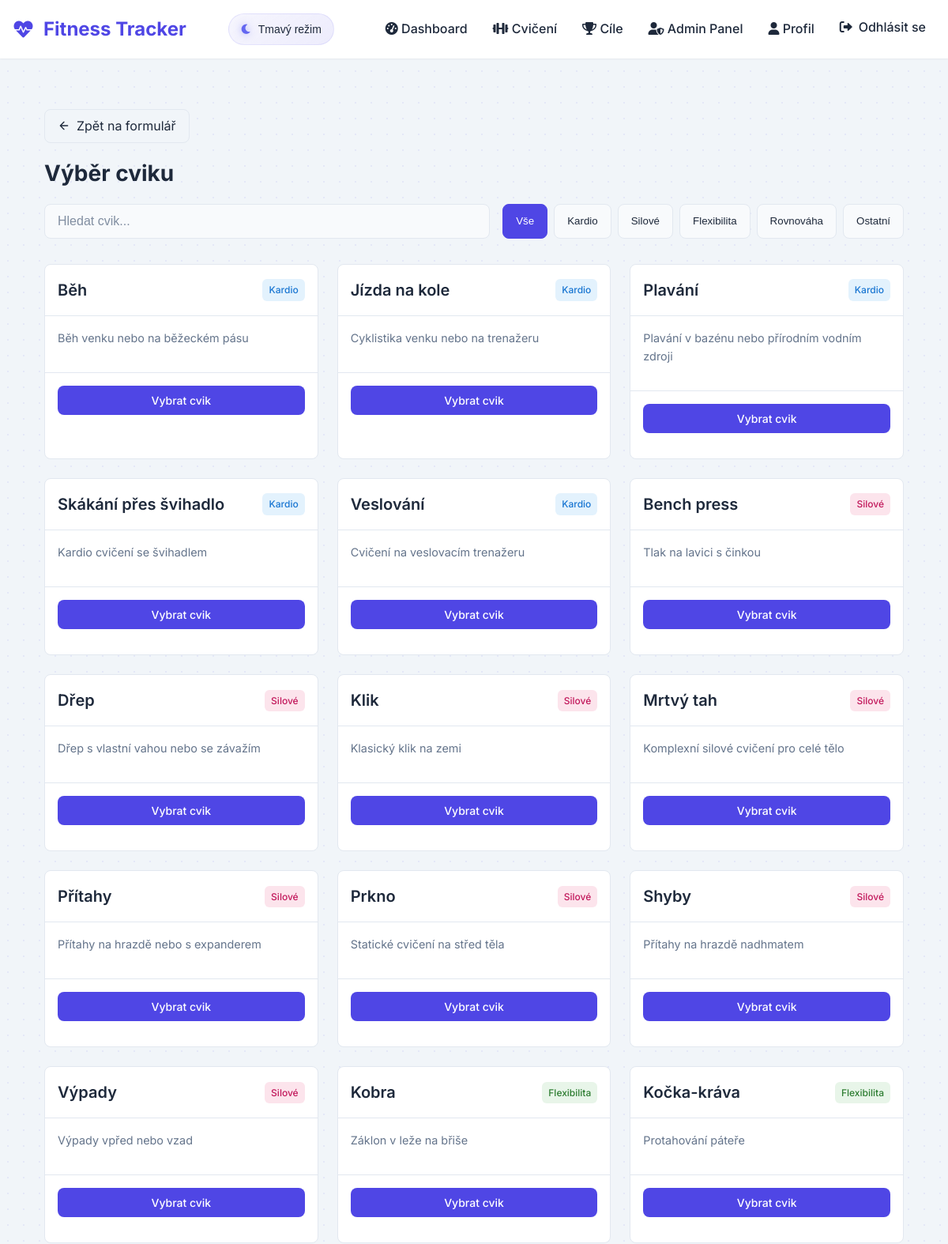
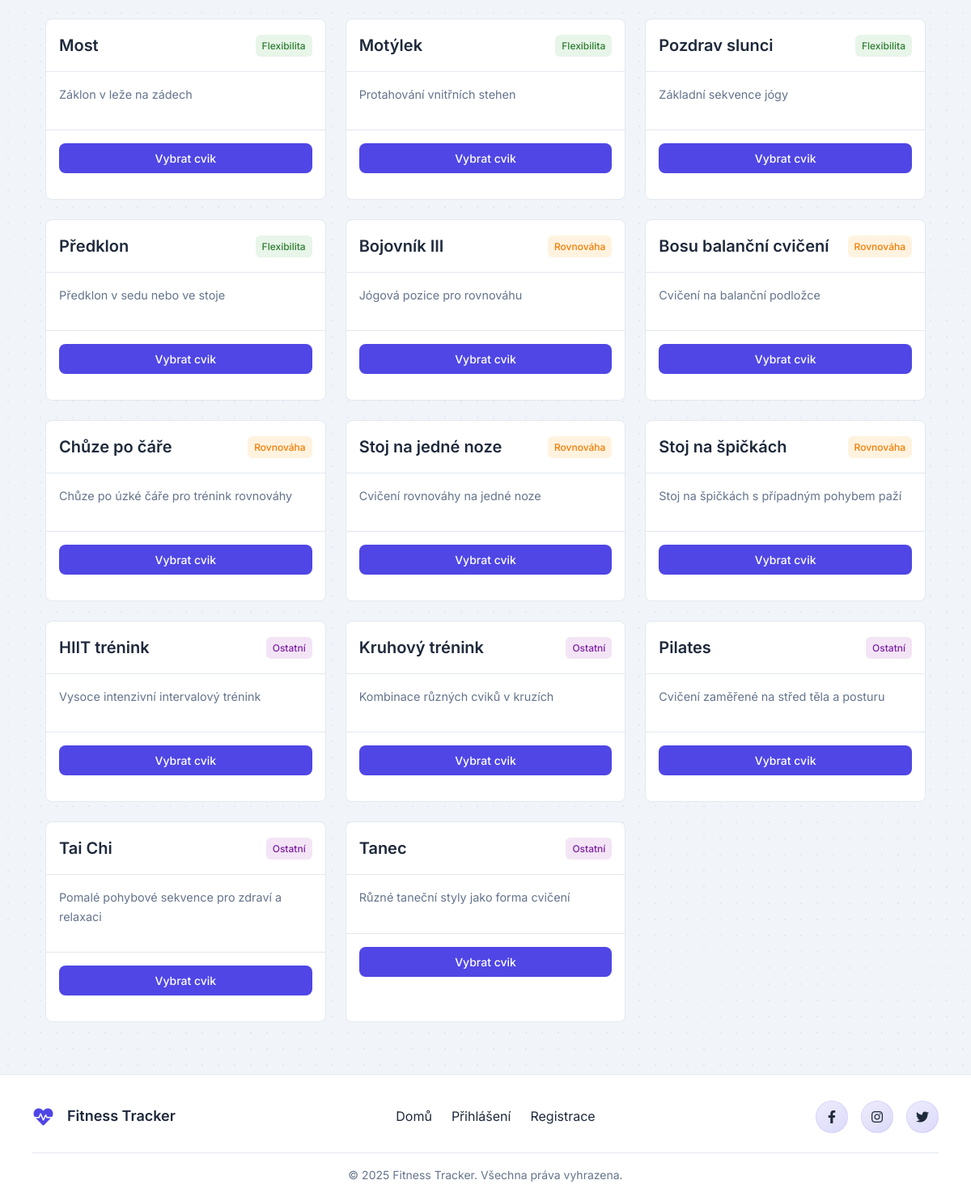
Screenshot of /index.php?page=select_exercise&return_to=add_exercise&index=0 (signed in) with the database file from the repository (2 pictures, top to bottom).
### tables this page shows
CREATE TABLE IF NOT EXISTS individual_exercises (
    id INT AUTO_INCREMENT PRIMARY KEY,
    name VARCHAR(100) NOT NULL UNIQUE,
    description TEXT,
    exercise_type ENUM('cardio', 'strength', 'flexibility', 'balance', 'other') NOT NULL,
    subtype ENUM('Distance', 'RepsSetsWeight', 'Reps') NOT NULL
);

### src/controllers/ExerciseController.php (called while the page is built, shortened)
<?php
class ExerciseController {
    private $exerciseModel;
    public function __construct($exerciseModel) {
        $this->exerciseModel = $exerciseModel;
    }
    public function showSelectExercise() {
        $exerciseModel = $this->exerciseModel;
        include __DIR__ . '/../views/select_exercise.php';
    }
}
?>

### src/models/Exercise.php (called while the page is built, shortened)
<?php
class Exercise {
    private $pdo;
    public function __construct($pdo) {
        $this->pdo = $pdo;
    }
    public function getAllExercises() {
        $sql = "SELECT *
                FROM individual_exercises
                ORDER BY exercise_type, name";
        try {
            $stmt = $this->pdo->prepare($sql);
            $stmt->execute();
            return $stmt->fetchAll(PDO::FETCH_ASSOC);
        } catch (PDOException $e) {
            error_log("Chyba při získávání seznamu cvičení: " . $e->getMessage());
            return [];
        }
    }
}
?>

### src/views/select_exercise.php (the view, shortened to what this page needs)
<?php
include 'header.php';
$availableExercises = $exerciseModel->getAllExercises();
$exerciseTypes = [
    'cardio' => 'Kardio',
    'strength' => 'Silové',
    'flexibility' => 'Flexibilita',
    'balance' => 'Rovnováha',
    'other' => 'Ostatní'
];
$returnTo = $_GET['return_to'] ?? 'add_exercise';
$index = $_GET['index'] ?? 0;
?>
<div class="exercises-container">
    <a href="index.php?page=<?php echo $returnTo; ?>" class="back-button">
        <svg xmlns="http://www.w3.org/2000/svg" viewBox="0 0 24 24" fill="none" stroke="currentColor" stroke-width="2" stroke-linecap="round" stroke-linejoin="round">
            <path d="M19 12H5M12 19l-7-7 7-7"/>
        </svg>
        Zpět na formulář
    </a>
    <div class="exercises-header">
        <h2>Výběr cviku</h2>
        <div class="exercises-filters">
            <div class="search-box">
                <input type="text" id="exercise-search" placeholder="Hledat cvik...">
            </div>
            <div class="type-filters">
                <button class="type-filter active" data-type="all">Vše</button>
                <?php foreach ($exerciseTypes as $type => $label): ?>
                    <button class="type-filter" data-type="<?php echo $type; ?>"><?php echo $label; ?></button>
                <?php endforeach; ?>
            </div>
        </div>
    </div>
    <div class="exercises-grid" id="exercises-grid">
        <?php foreach ($availableExercises as $exercise): ?>
            <div class="exercise-card"
                 data-type="<?php echo $exercise['exercise_type']; ?>"
                 data-name="<?php echo htmlspecialchars(strtolower($exercise['name'])); ?>">
                <div class="exercise-card-header">
                    <h3 class="exercise-card-title"><?php echo htmlspecialchars($exercise['name']); ?></h3>
                    <span class="exercise-type-badge exercise-type-<?php echo $exercise['exercise_type']; ?>">
                        <?php echo $exerciseTypes[$exercise['exercise_type']]; ?>
                    </span>
                </div>
                <div class="exercise-card-body">
                    <p class="exercise-description"><?php echo htmlspecialchars($exercise['description']); ?></p>
                </div>
                <div class="exercise-card-footer">
                    <a href="index.php?page=handle_selected_exercise&selected_exercise=<?php echo $exercise['id']; ?>&index=<?php echo $index; ?>&return_to=<?php echo $returnTo; ?>"
                       class="btn btn-secondary select-exercise-btn">
                        Vybrat cvik
                    </a>
                </div>
            </div>
        <?php endforeach; ?>
    </div>
</div>
<?php include 'footer.php'; ?>

### rows the page displays
individual_exercises: name "Běh", exercise_type "Kardio", description "Běh venku nebo na běžeckém pásu"
individual_exercises: name "Jízda na kole", exercise_type "Kardio", description "Cyklistika venku nebo na trenažeru"
individual_exercises: name "Plavání", exercise_type "Kardio", description "Plavání v bazénu nebo přírodním vodním zdroji"
individual_exercises: name "Skákání přes švihadlo", exercise_type "Kardio", description "Kardio cvičení se švihadlem"
individual_exercises: name "Veslování", exercise_type "Kardio", description "Cvičení na veslovacím trenažeru"
individual_exercises: name "Bench press", exercise_type "Silové", description "Tlak na lavici s činkou"
individual_exercises: name "Dřep", exercise_type "Silové", description "Dřep s vlastní vahou nebo se závažím"
individual_exercises: name "Klik", exercise_type "Silové", description "Klasický klik na zemi"
individual_exercises: name "Mrtvý tah", exercise_type "Silové", description "Komplexní silové cvičení pro celé tělo"
individual_exercises: name "Přítahy", exercise_type "Silové", description "Přítahy na hrazdě nebo s expanderem"
individual_exercises: name "Prkno", exercise_type "Silové", description "Statické cvičení na střed těla"
individual_exercises: name "Shyby", exercise_type "Silové", description "Přítahy na hrazdě nadhmatem"
individual_exercises: name "Výpady", exercise_type "Silové", description "Výpady vpřed nebo vzad"
individual_exercises: name "Kobra", exercise_type "Flexibilita", description "Záklon v leže na břiše"
individual_exercises: name "Kočka-kráva", exercise_type "Flexibilita", description "Protahování páteře"
individual_exercises: name "Most", exercise_type "Flexibilita", description "Záklon v leže na zádech"
individual_exercises: name "Motýlek", exercise_type "Flexibilita", description "Protahování vnitřních stehen"
individual_exercises: name "Pozdrav slunci", exercise_type "Flexibilita", description "Základní sekvence jógy"
individual_exercises: name "Předklon", exercise_type "Flexibilita", description "Předklon v sedu nebo ve stoje"
individual_exercises: name "Bojovník III", exercise_type "Rovnováha", description "Jógová pozice pro rovnováhu"
individual_exercises: name "Bosu balanční cvičení", exercise_type "Rovnováha", description "Cvičení na balanční podložce"
individual_exercises: name "Chůze po čáře", exercise_type "Rovnováha", description "Chůze po úzké čáře pro trénink rovnováhy"
individual_exercises: name "Stoj na jedné noze", exercise_type "Rovnováha", description "Cvičení rovnováhy na jedné noze"
individual_exercises: name "Stoj na špičkách", exercise_type "Rovnováha", description "Stoj na špičkách s případným pohybem paží"
individual_exercises: name "HIIT trénink", exercise_type "Ostatní", description "Vysoce intenzivní intervalový trénink"
individual_exercises: name "Kruhový trénink", exercise_type "Ostatní", description "Kombinace různých cviků v kruzích"
individual_exercises: name "Pilates", exercise_type "Ostatní", description "Cvičení zaměřené na střed těla a posturu"
individual_exercises: name "Tai Chi", exercise_type "Ostatní", description "Pomalé pohybové sekvence pro zdraví a relaxaci"
individual_exercises: name "Tanec", exercise_type "Ostatní", description "Různé taneční styly jako forma cvičení"

### other values shown
$label "Kardio"
$label "Silové"
$label "Flexibilita"
$label "Rovnováha"
$label "Ostatní"
